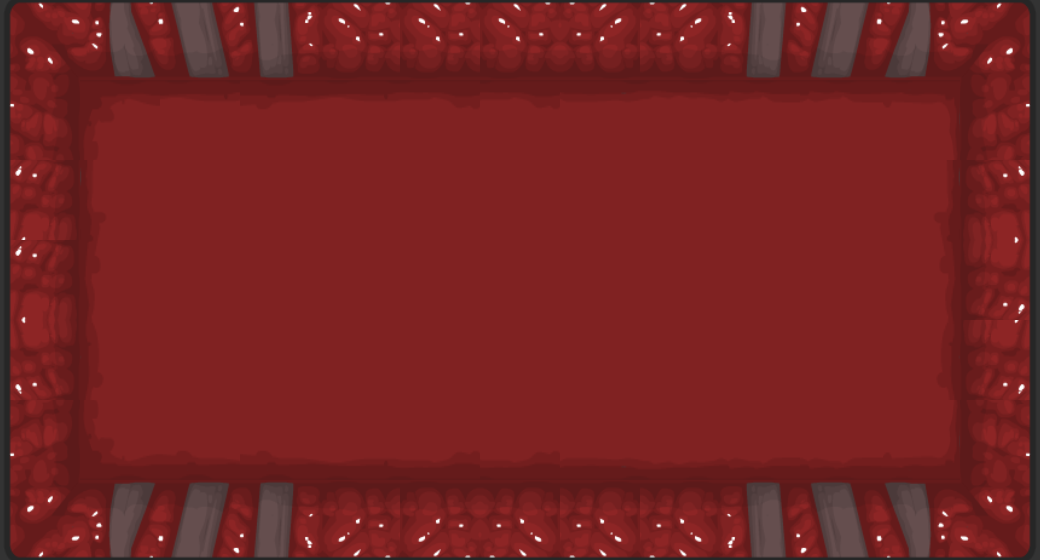

Rendered tile map (Tiled .tmx) drawn with the repository's tilesets; below, a short description and the map source with its tile grids summarised:
An orthogonal 13x7 tile map with 80x80 px tiles, 1 tile layer (Capa de Patrones 1).

<map version="1.0" orientation="orthogonal" width="13" height="7" tilewidth="80" tileheight="80">
 <tileset firstgid="1" name="lvl3" tilewidth="80" tileheight="80">
  <image source="lvl3.png" width="720" height="800" />
 </tileset>
 <layer name="Capa de Patrones 1" width="13" height="7">
  <data>[91 cells, 91 non-empty, 55 distinct tile ids]</data>
 </layer>
</map>